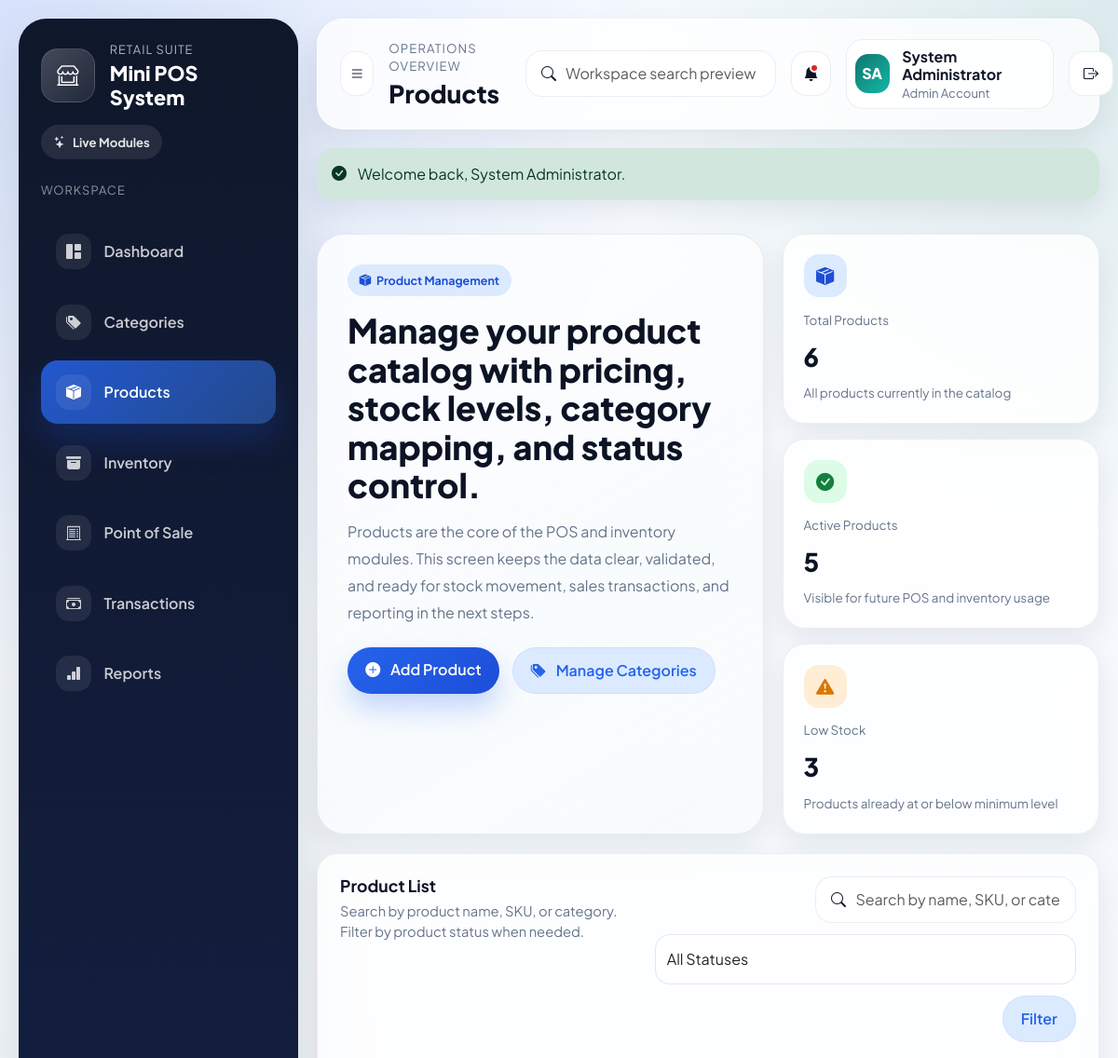
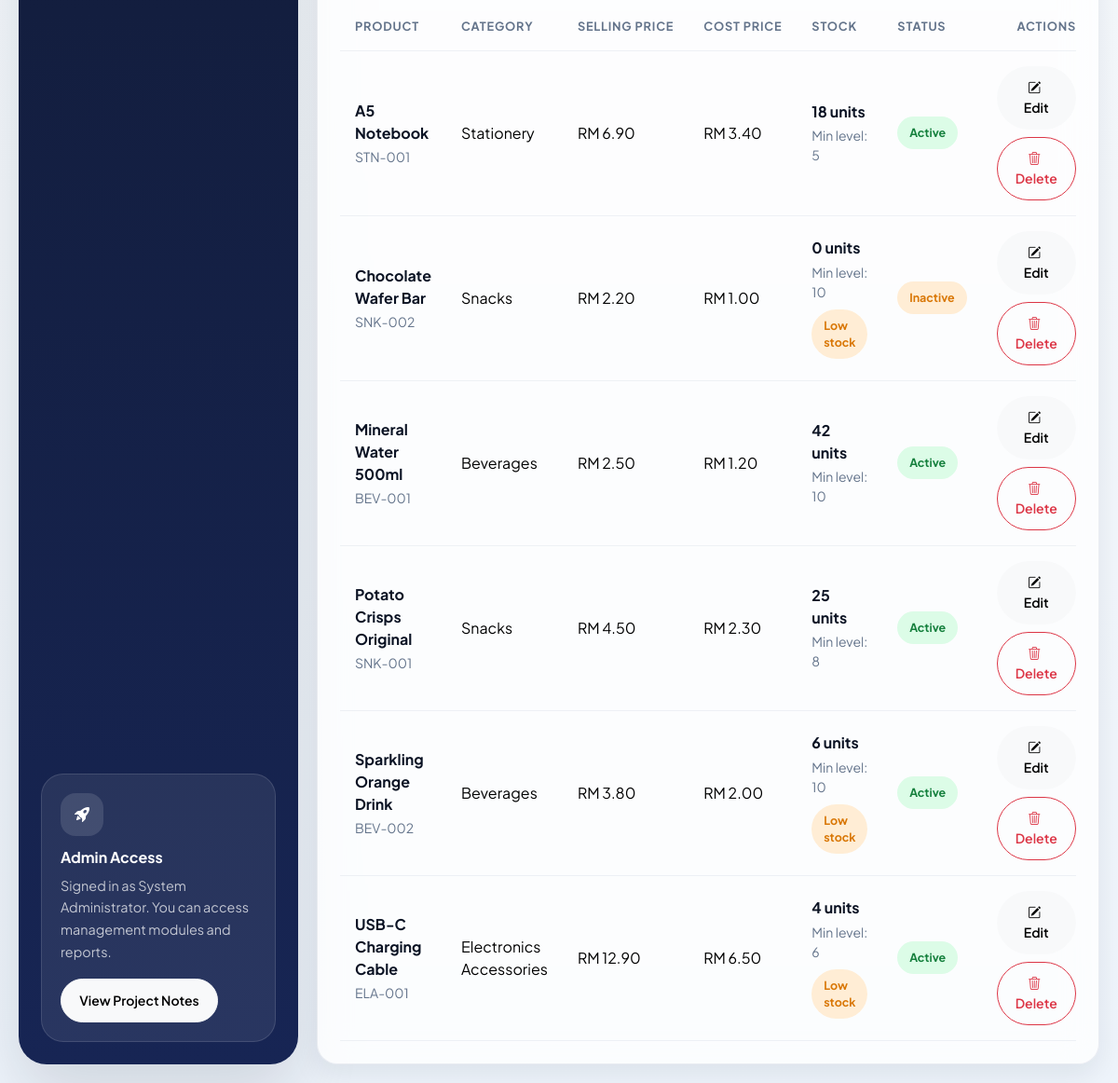
/modules/products/index.php (signed in), run on the app's committed database (2 pictures, top to bottom).
### tables this page shows
CREATE TABLE IF NOT EXISTS products (
    id INT UNSIGNED AUTO_INCREMENT PRIMARY KEY,
    category_id INT UNSIGNED NOT NULL,
    sku VARCHAR(50) NOT NULL,
    name VARCHAR(150) NOT NULL,
    description TEXT NULL,
    unit_price DECIMAL(10, 2) NOT NULL DEFAULT 0.00,
    cost_price DECIMAL(10, 2) NOT NULL DEFAULT 0.00,
    stock_quantity INT NOT NULL DEFAULT 0,
    min_stock_level INT NOT NULL DEFAULT 5,
    status ENUM('active', 'inactive') NOT NULL DEFAULT 'active',
    created_at TIMESTAMP DEFAULT CURRENT_TIMESTAMP,
    updated_at TIMESTAMP DEFAULT CURRENT_TIMESTAMP ON UPDATE CURRENT_TIMESTAMP,
    UNIQUE KEY uq_products_sku (sku),
    KEY idx_products_category_id (category_id),
    CONSTRAINT fk_products_category
        FOREIGN KEY (category_id) REFERENCES categories(id)
        ON UPDATE CASCADE
        ON DELETE RESTRICT
);

CREATE TABLE IF NOT EXISTS categories (
    id INT UNSIGNED AUTO_INCREMENT PRIMARY KEY,
    name VARCHAR(100) NOT NULL,
    description VARCHAR(255) NULL,
    created_at TIMESTAMP DEFAULT CURRENT_TIMESTAMP,
    updated_at TIMESTAMP DEFAULT CURRENT_TIMESTAMP ON UPDATE CURRENT_TIMESTAMP,
    UNIQUE KEY uq_categories_name (name)
);

### includes/config/app.php (called while the page is built, shortened)
<?php
function app_base_url(): string
{
    $scriptName = str_replace('\\', '/', (string) ($_SERVER['SCRIPT_NAME'] ?? ''));
    $scriptFilename = (string) ($_SERVER['SCRIPT_FILENAME'] ?? '');
    $resolvedScriptFilename = realpath($scriptFilename);
    $scriptFilename = str_replace('\\', '/', $resolvedScriptFilename !== false ? $resolvedScriptFilename : $scriptFilename);
    $appRoot = realpath(dirname(__DIR__, 2));
    $appRoot = str_replace('\\', '/', $appRoot !== false ? $appRoot : dirname(__DIR__, 2));
    $scriptDirectoryUrl = trim(str_replace('\\', '/', dirname($scriptName)), '/.');
    $scriptDirectoryPath = str_replace('\\', '/', dirname($scriptFilename));
    $relativeDirectory = trim(substr($scriptDirectoryPath, strlen($appRoot)), '/');
    $urlSegments = $scriptDirectoryUrl === '' ? [] : explode('/', $scriptDirectoryUrl);
    $relativeSegments = explode('/', $relativeDirectory);
    $baseSegments = array_slice($urlSegments, 0, max(0, count($urlSegments) - count($relativeSegments)));
    return $baseSegments === [] ? '' : '/' . implode('/', $baseSegments);
}
function url(string $path = ''): string
{
    $base = app_base_url();
    $relativePath = ltrim($path, '/');
    return ($base === '' ? '' : $base) . '/' . $relativePath;
}

### includes/config/database.php (called while the page is built, shortened)
<?php
function database_config(): array
{
    $config = [
        'host' => '127.0.0.1',
        'port' => '3306',
        'database' => 'mini_pos_system',
        'username' => 'root',
        'password' => '',
        'charset' => 'utf8mb4',
    ];
    return $config;
}
function database(): PDO
{
    static $pdo;
    if ($pdo instanceof PDO) {
        return $pdo;
    }
    $config = database_config();
    $dsn = sprintf(
        'mysql:host=%s;port=%s;dbname=%s;charset=%s',
        $config['host'],
        $config['port'],
        $config['database'],
        $config['charset']
    );
    try {
        $pdo = new PDO(
            $dsn,
            $config['username'],
            $config['password'],
            [
                PDO::ATTR_ERRMODE => PDO::ERRMODE_EXCEPTION,
                PDO::ATTR_DEFAULT_FETCH_MODE => PDO::FETCH_ASSOC,
                PDO::ATTR_EMULATE_PREPARES => false,
            ]
        );
    } catch (PDOException $exception) {
        throw new RuntimeException(
            'Database connection failed. Update includes/config/database.local.php with your MySQL settings first.',
            0,
            $exception
        );
    }
    return $pdo;
}

### includes/helpers/catalog.php (called while the page is built, shortened)
<?php
require_once __DIR__ . '/../config/database.php';
function normalize_search(?string $value): string
{
    return trim((string) $value);
}
function fetch_products(string $search = '', string $status = ''): array
{
    $sql = 'SELECT
                p.id,
                p.sku,
                p.name,
                p.unit_price,
                p.cost_price,
                p.stock_quantity,
                p.min_stock_level,
                p.status,
                c.name AS category_name
            FROM products p
            INNER JOIN categories c ON c.id = p.category_id';
    $conditions = [];
    $params = [];
    $sql .= ' ORDER BY p.created_at DESC, p.name ASC';
    $statement = database()->prepare($sql);
    $statement->execute($params);
    return $statement->fetchAll();
}
function product_metrics(): array
{
    $statement = database()->query(
        'SELECT
            COUNT(*) AS total_products,
            SUM(CASE WHEN status = "active" THEN 1 ELSE 0 END) AS active_products,
            SUM(CASE WHEN stock_quantity <= min_stock_level THEN 1 ELSE 0 END) AS low_stock_products
         FROM products'
    );
    $result = $statement->fetch();
    return [
        'total_products' => (int) ($result['total_products'] ?? 0),
        'active_products' => (int) ($result['active_products'] ?? 0),
        'low_stock_products' => (int) ($result['low_stock_products'] ?? 0),
    ];
}

### modules/products/index.php (the view, shortened to what this page needs)
<?php
require_once __DIR__ . '/../../includes/helpers/ui.php';
require_once __DIR__ . '/../../includes/helpers/catalog.php';
$search = normalize_search($_GET['search'] ?? '');
$status = trim((string) ($_GET['status'] ?? ''));
$products = fetch_products($search, $status);
$metrics = product_metrics();
require __DIR__ . '/../../includes/layout/app-shell-start.php';
?>
<section class="hero-panel">
    <div class="hero-content glass-card">
        <span class="badge-soft-primary mb-3">
            <i class="bi bi-box-seam-fill"></i>
            Product Management
        </span>
        <h3>Manage your product catalog with pricing, stock levels, category mapping, and status control.</h3>
        <p>
            Products are the core of the POS and inventory modules. This screen keeps the data clear, validated,
            and ready for stock movement, sales transactions, and reporting in the next steps.
        </p>
        <div class="hero-actions">
            <a href="<?= htmlspecialchars(url('modules/products/create.php'), ENT_QUOTES, 'UTF-8'); ?>" class="btn btn-primary">
                <i class="bi bi-plus-circle-fill me-2"></i>
                Add Product
            </a>
            <a href="<?= htmlspecialchars(url('modules/categories/index.php'), ENT_QUOTES, 'UTF-8'); ?>" class="btn btn-soft">
                <i class="bi bi-tags-fill me-2"></i>
                Manage Categories
            </a>
        </div>
    </div>
    <div class="feature-grid">
        <article class="summary-card glass-card">
            <div class="summary-card__icon primary"><i class="bi bi-box-seam-fill"></i></div>
            <span class="summary-card__label">Total Products</span>
            <strong class="summary-card__value"><?= $metrics['total_products']; ?></strong>
            <span class="summary-card__change">All products currently in the catalog</span>
        </article>
        <article class="summary-card glass-card">
            <div class="summary-card__icon success"><i class="bi bi-check-circle-fill"></i></div>
            <span class="summary-card__label">Active Products</span>
            <strong class="summary-card__value"><?= $metrics['active_products']; ?></strong>
            <span class="summary-card__change">Visible for future POS and inventory usage</span>
        </article>
        <article class="summary-card glass-card">
            <div class="summary-card__icon warning"><i class="bi bi-exclamation-triangle-fill"></i></div>
            <span class="summary-card__label">Low Stock</span>
            <strong class="summary-card__value"><?= $metrics['low_stock_products']; ?></strong>
            <span class="summary-card__change">Products already at or below minimum level</span>
        </article>
    </div>
</section>
<section class="section-card glass-card">
    <div class="admin-toolbar">
        <div>
            <h3 class="section-title">Product List</h3>
            <p class="section-subtitle">Search by product name, SKU, or category. Filter by product status when needed.</p>
        </div>
        <form method="get" class="admin-filter-form admin-filter-form--wide">
            <div class="search-input-group">
                <i class="bi bi-search"></i>
                <input type="text" name="search" class="form-control" placeholder="Search by name, SKU, or category" value="<?= htmlspecialchars($search, ENT_QUOTES, 'UTF-8'); ?>">
            </div>
            <select name="status" class="form-select">
                <option value="">All Statuses</option>
            </select>
            <button type="submit" class="btn btn-soft">Filter</button>
        </form>
    </div>
    <?php if ($products === []): ?>
        <div class="empty-state">
            <div class="empty-state__icon"><i class="bi bi-box-seam-fill"></i></div>
            <h4>No products found</h4>
            <p><?= ($search !== '' || $status !== '') ? 'Try a different search keyword or clear the status filter.' : 'Create your first product to prepare for inventory and POS steps.'; ?></p>
            <a href="<?= htmlspecialchars(url('modules/products/create.php'), ENT_QUOTES, 'UTF-8'); ?>" class="btn btn-primary">Create Product</a>
        </div>
    <?php else: ?>
        <div class="table-responsive">
            <table class="table align-middle admin-table">
                <thead>
                    <tr>
                        <th>Product</th>
                        <th>Category</th>
                        <th>Selling Price</th>
                        <th>Cost Price</th>
                        <th>Stock</th>
                        <th>Status</th>
                        <th class="text-end">Actions</th>
                    </tr>
                </thead>
                <tbody>
                    <?php foreach ($products as $product): ?>
                        <?php $isLowStock = (int) $product['stock_quantity'] <= (int) $product['min_stock_level']; ?>
                        <tr>
                            <td>
                                <div class="table-primary-cell">
                                    <strong><?= htmlspecialchars((string) $product['name'], ENT_QUOTES, 'UTF-8'); ?></strong>
                                    <small><?= htmlspecialchars((string) $product['sku'], ENT_QUOTES, 'UTF-8'); ?></small>
                                </div>
                            </td>
                            <td><?= htmlspecialchars((string) $product['category_name'], ENT_QUOTES, 'UTF-8'); ?></td>
                            <td>RM <?= htmlspecialchars(number_format((float) $product['unit_price'], 2), ENT_QUOTES, 'UTF-8'); ?></td>
                            <td>RM <?= htmlspecialchars(number_format((float) $product['cost_price'], 2), ENT_QUOTES, 'UTF-8'); ?></td>
                            <td>
                                <div class="table-primary-cell">
                                    <strong><?= (int) $product['stock_quantity']; ?> units</strong>
                                    <small>Min level: <?= (int) $product['min_stock_level']; ?></small>
                                </div>
                                <?php if ($isLowStock): ?>
                                    <span class="badge-soft-warning mt-2">Low stock</span>
                                <?php endif; ?>
                            </td>
                            <td>
                                <span class="<?= $product['status'] === 'active' ? 'badge-soft-success' : 'badge-soft-warning'; ?>">
                                    <?= htmlspecialchars(ucfirst((string) $product['status']), ENT_QUOTES, 'UTF-8'); ?>
                                </span>
                            </td>
                            <td class="text-end">
                                <div class="table-actions">
                                    <a href="<?= htmlspecialchars(url('modules/products/edit.php?id=' . (int) $product['id']), ENT_QUOTES, 'UTF-8'); ?>" class="btn btn-light btn-sm">
                                        <i class="bi bi-pencil-square me-1"></i>
                                        Edit
                                    </a>
                                    <form
                                        action="<?= htmlspecialchars(url('modules/products/delete.php'), ENT_QUOTES, 'UTF-8'); ?>"
                                        method="post"
                                        data-confirm-dialog
                                        data-confirm-title="Delete product?"
                                        data-confirm-message="This will permanently remove <?= htmlspecialchars((string) $product['name'], ENT_QUOTES, 'UTF-8'); ?> from the catalog."
                                        data-confirm-button="Delete Product"
                                    >
                                        <button type="submit" class="btn btn-outline-danger btn-sm">
                                            <i class="bi bi-trash3 me-1"></i>
                                            Delete
                                        </button>
                                    </form>
                                </div>
                            </td>
                        </tr>
                    <?php endforeach; ?>
                </tbody>
            </table>
        </div>
    <?php endif; ?>
</section>
<?php require __DIR__ . '/../../includes/layout/app-shell-end.php'; ?>

### data on the page
products: name "A5 Notebook", sku "STN-001", category.name "Stationery", unit_price "6.90", cost_price "3.40", stock_quantity "18", min_stock_level "5", status "Active"
products: name "Chocolate Wafer Bar", sku "SNK-002", category.name "Snacks", unit_price "2.20", cost_price "1.00", stock_quantity "0", min_stock_level "10", shows "Low stock", status "Inactive"
products: name "Mineral Water 500ml", sku "BEV-001", category.name "Beverages", unit_price "2.50", cost_price "1.20", stock_quantity "42", min_stock_level "10", status "Active"
products: name "Potato Crisps Original", sku "SNK-001", category.name "Snacks", unit_price "4.50", cost_price "2.30", stock_quantity "25", min_stock_level "8", status "Active"
products: name "Sparkling Orange Drink", sku "BEV-002", category.name "Beverages", unit_price "3.80", cost_price "2.00", stock_quantity "6", min_stock_level "10", shows "Low stock", status "Active"
products: name "USB-C Charging Cable", sku "ELA-001", category.name "Electronics Accessories", unit_price "12.90", cost_price "6.50", stock_quantity "4", min_stock_level "6", shows "Low stock", status "Active"

### other printed values
APP_NAME "Mini POS System"
$item['label'] "Dashboard"
$item['label'] "Categories"
$item['label'] "Products"
$item['label'] "Inventory"
$item['label'] "Point of Sale"
$item['label'] "Transactions"
$item['label'] "Reports"
current_user_name() "System Administrator"
$pageTitle "Products"
user_initials($currentUserName) "SA"
$currentUserName "System Administrator"
$currentUserRole "Admin"
$successMessage "Welcome back, System Administrator."
$metrics['total_products'] "6"
